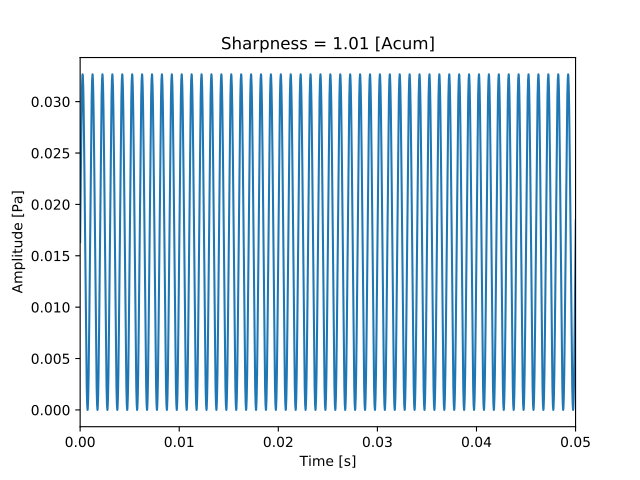

Generate this figure with Python:
from mosqito.sq_metrics import sharpness_din_st
import matplotlib.pyplot as plt
import numpy as np
f=1000
fs=48000
d=0.2
dB=60
time = np.arange(0, d, 1/fs)
stimulus = 0.5 * (1 + np.sin(2 * np.pi * f * time))
rms = np.sqrt(np.mean(np.power(stimulus, 2)))
ampl = 0.00002 * np.power(10, dB / 20) / rms
stimulus = stimulus * ampl
S = sharpness_din_st(stimulus, fs=fs)
plt.plot(time, stimulus)
plt.xlim(0, 0.05)
plt.xlabel("Time [s]")
plt.ylabel("Amplitude [Pa]")
plt.title("Sharpness = " + f"{S:.2f}" + " [Acum]")
